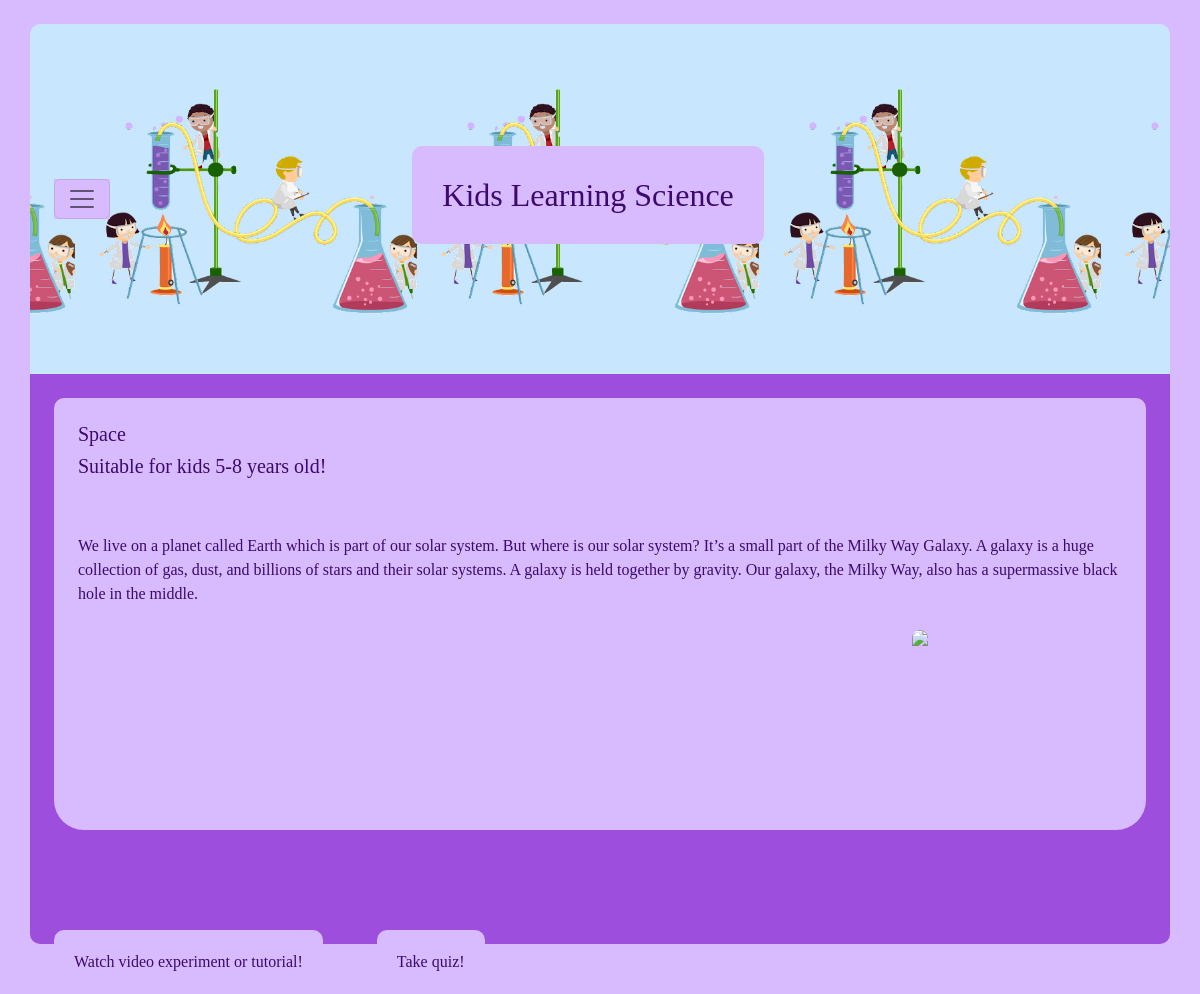
The page /space/basic/ on the database its author committed.
### HW5App/models.py (models this page shows, shortened)
class Course(models.Model):
    title = models.CharField(max_length=50)
    description = models.TextField(max_length=1000, null=True)
    topic = models.ForeignKey(Topic, on_delete=models.CASCADE)
    age = models.ForeignKey(AgeGroup, on_delete=models.CASCADE)

class Topic(models.Model):
    title = models.CharField(max_length=50)

class AgeGroup(models.Model):
    title = models.CharField(max_length=50)

### HW5App/views.py (the view)
# urls.py: path('space/basic/', space1, name="space1"),
def space1(request):
    try:
        courses = Course.objects.all()
    except Course.DoesNotExist:
        courses = None
    context = {"courses": list(courses)}
    return render(request, "space1.html",  context=context)

### templates/space1.html (shortened to what this page needs)
<!DOCTYPE html>
<html lang="en">
<head>
    <link href="https://cdn.jsdelivr.net/npm/bootstrap@5.2.0-beta1/dist/css/bootstrap.min.css" rel="stylesheet"
>
        {% load static %} background-image: url('{% static 'kids.png'%}');
</head>
<body>
<div class="container">
    <nav class="navbar mt-4 p-4">
        <div>
            <button class="navbar-toggler " type="button" data-bs-toggle="offcanvas" data-bs-target="#offcanvasNavbar"
                    aria-controls="offcanvasNavbar">
                <span class="navbar-toggler-icon"></span>
            </button>
        </div>
        <h2 class="title">Kids Learning Science</h2>
    </nav>
    <div class="jumbotron p-4 text-left">
        <div id="div1">
            <div class="p-4 border-top-custom">
                <h5>{{ courses.9.topic.title }}</h5>
                <h5>Suitable for kids {{ courses.9.age.title }} years old!</h5>
            </div>
            <div class="p-4">
                {{ courses.9.description }}
            </div>
            <img style="float: right; margin-right: 20%; border-radius: 10px; height: 200px"
                 src="https://i.pinimg.com/1200x/70/c2/4d/70c24d23a10853d08b5bd510c87ba6f9.jpg">
            <p class="lead"></p>
        </div>
        <button class="watch">Watch video experiment or tutorial!</button>
        <button class="watch">Take quiz!</button>
    </div>
</div>
</body>
</html>

### rows shown on the page
Course: topic.title "Space", age.title "5-8", description "We live on a planet called Earth which is part of our solar system. But where is our solar system? It’s a small part of the Milky Way Galaxy. A galaxy is a huge collection of gas, dust, and billions of stars and their solar systems. A galaxy is held together by gravity. Our galaxy, the Milky Way, also has a supermassive black hole in the middle."
